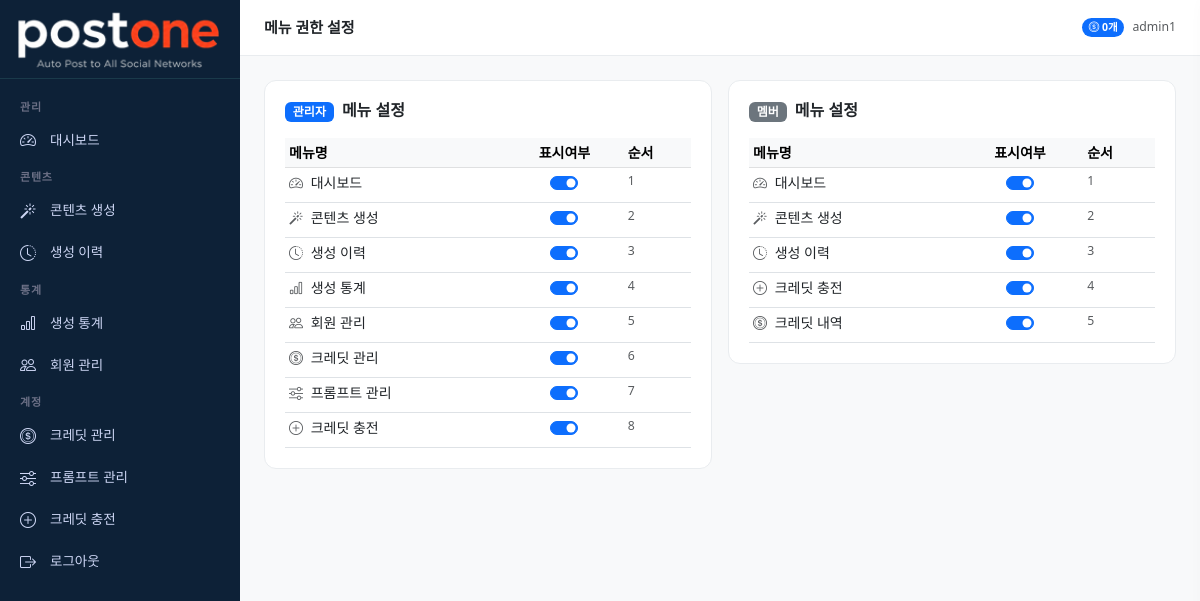
Page /menu-permission/ (signed in) on the committed database.
### accounts/models.py (models this page shows, shortened)
class MenuPermission(models.Model):
    ROLE_CHOICES = [
        ('admin', '관리자'),
        ('member', '멤버'),
    ]
    role = models.CharField(max_length=20, choices=ROLE_CHOICES)
    menu_key = models.CharField(max_length=50, verbose_name='메뉴 키')
    menu_label = models.CharField(max_length=50, verbose_name='메뉴명')
    icon = models.CharField(max_length=50, verbose_name='아이콘', blank=True)
    is_visible = models.BooleanField(default=True, verbose_name='표시여부')
    order = models.IntegerField(default=0, verbose_name='정렬순서')
    class Meta:
        verbose_name = '메뉴 권한'
        verbose_name_plural = '메뉴 권한 목록'
        ordering = ['role', 'order']
        unique_together = ['role', 'menu_key']

class User(AbstractUser):
    ROLE_CHOICES = [
        ('master', '마스터'),
        ('admin', '관리자'),
        ('member', '멤버'),
        ('free', '무료회원'),
    ]
    PLAN_CHOICES = [
        ('free', '무료'),
        ('starter', '스타터'),
        ('pro', '프로'),
        ('business', '비즈니스'),
    ]
    role = models.CharField(max_length=20, choices=ROLE_CHOICES, default='free')
    plan = models.CharField(max_length=20, choices=PLAN_CHOICES, default='free')
    phone = models.CharField(max_length=20, blank=True)
    company = models.CharField(max_length=100, blank=True)
    profile_image = models.ImageField(upload_to='profiles/', blank=True, null=True)
    created_at = models.DateTimeField(auto_now_add=True)
    updated_at = models.DateTimeField(auto_now=True)
    class Meta:
        verbose_name = '사용자'
        verbose_name_plural = '사용자 목록'

### credits/models.py (models this page shows, shortened)
class UserCredit(models.Model):
    user = models.OneToOneField(User, on_delete=models.CASCADE, related_name='credit')
    balance = models.IntegerField(default=0, verbose_name='잔여 크레딧')
    free_used_this_month = models.IntegerField(default=0, verbose_name='이번달 무료 사용')
    free_reset_date = models.DateField(null=True, blank=True, verbose_name='무료 초기화일')
    updated_at = models.DateTimeField(auto_now=True)
    class Meta:
        verbose_name = '사용자 크레딧'

### dashboard/views.py (the view)
# urls.py: path('menu-permission/', views.menu_permission, name='menu_permission'),
@login_required
def menu_permission(request):
    from accounts.models import MenuPermission
    admin_menus = MenuPermission.objects.filter(role='admin')
    member_menus = MenuPermission.objects.filter(role='member')
    return render(request, 'dashboard/menu_permission.html', {
        'admin_menus': admin_menus,
        'member_menus': member_menus,
    })

### dashboard/context_processors.py (called while the page is built)
def user_menus(request):
    if not request.user.is_authenticated:
        return {'user_menus': []}
    if request.user.role == 'master':
        return {'user_menus': []}
    role = request.user.role
    if role == 'free':
        role = 'member'
    menus = MenuPermission.objects.filter(
        role=role,
        is_visible=True
    )
    return {'user_menus': menus}

### templates/dashboard/menu_permission.html (shortened to what this page needs)
{% extends 'base/base.html' %}
{% block page_title %}메뉴 권한 설정{% endblock %}
{% block content %}
<div class="row g-3">
    <div class="col-12 col-lg-6">
        <div class="stat-card">
            <h6 class="fw-semibold mb-3">
                <span class="badge bg-primary me-1">관리자</span> 메뉴 설정
            </h6>
            <table class="table table-sm mb-0">
                <thead class="table-light">
                    <tr>
                        <th>메뉴명</th>
                        <th class="text-center">표시여부</th>
                        <th>순서</th>
                    </tr>
                </thead>
                <tbody>
                    {% for menu in admin_menus %}
                    <tr>
                        <td>
                            <i class="bi {{ menu.icon }} me-1 text-muted"></i>
                            {{ menu.menu_label }}
                        </td>
                        <td class="text-center">
                            <div class="form-check form-switch d-flex justify-content-center">
                                <input class="form-check-input" type="checkbox"
                                       {% if menu.is_visible %}checked{% endif %}
                                       onchange="toggleMenu({{ menu.pk }}, this.checked)">
                            </div>
                        </td>
                        <td class="text-muted small">{{ menu.order }}</td>
                    </tr>
                    {% endfor %}
                </tbody>
            </table>
        </div>
    </div>
    <div class="col-12 col-lg-6">
        <div class="stat-card">
            <h6 class="fw-semibold mb-3">
                <span class="badge bg-secondary me-1">멤버</span> 메뉴 설정
            </h6>
            <table class="table table-sm mb-0">
                <thead class="table-light">
                    <tr>
                        <th>메뉴명</th>
                        <th class="text-center">표시여부</th>
                        <th>순서</th>
                    </tr>
                </thead>
                <tbody>
                    {% for menu in member_menus %}
                    <tr>
                        <td>
                            <i class="bi {{ menu.icon }} me-1 text-muted"></i>
                            {{ menu.menu_label }}
                        </td>
                        <td class="text-center">
                            <div class="form-check form-switch d-flex justify-content-center">
                                <input class="form-check-input" type="checkbox"
                                       {% if menu.is_visible %}checked{% endif %}
                                       onchange="toggleMenu({{ menu.pk }}, this.checked)">
                            </div>
                        </td>
                        <td class="text-muted small">{{ menu.order }}</td>
                    </tr>
                    {% endfor %}
                </tbody>
            </table>
        </div>
    </div>
</div>
{% endblock %}

### templates/base/base.html (shortened to what this page needs)
{% load static %}
<!DOCTYPE html>
<html lang="ko">
<head>
    <link href="https://cdn.jsdelivr.net/npm/bootstrap@5.3.0/dist/css/bootstrap.min.css" rel="stylesheet">
    <link href="https://cdn.jsdelivr.net/npm/bootstrap-icons@1.11.0/font/bootstrap-icons.css" rel="stylesheet">
</head>
<body>
<aside class="sidebar" id="sidebar">
    <a href="{% url 'dashboard:index' %}" class="sidebar-brand">
        <img src="{% static 'images/logo.png' %}" alt="postone" style="width:205px; height:auto;">
    </a>
    <nav class="sidebar-menu">
        {% if user.role == 'master' %}
        <div class="sidebar-section">관리</div>
        <div class="sidebar-item">
            <a href="{% url 'dashboard:index' %}" class="{% if request.resolver_match.url_name == 'index' %}active{% endif %}">
                <i class="bi bi-speedometer2"></i> 대시보드
            </a>
        </div>
        <div class="sidebar-section">프롬프트 설정</div>
        <div class="sidebar-item">
            <a href="{% url 'dashboard:content_type_list' %}" class="{% if 'content_type' in request.resolver_match.url_name %}active{% endif %}">
                <i class="bi bi-grid-3x3-gap"></i> 콘텐츠 유형
            </a>
        </div>
        <div class="sidebar-item">
            <a href="{% url 'dashboard:channel_list' %}" class="{% if 'channel' in request.resolver_match.url_name %}active{% endif %}">
                <i class="bi bi-broadcast"></i> 채널 관리
            </a>
        </div>
        <div class="sidebar-item">
            <a href="{% url 'dashboard:prompt_list' %}" class="{% if 'prompt' in request.resolver_match.url_name %}active{% endif %}">
                <i class="bi bi-sliders"></i> 프롬프트 관리
            </a>
        </div>
        <div class="sidebar-item">
            <a href="{% url 'dashboard:user_list' %}" class="{% if 'user' in request.resolver_match.url_name %}active{% endif %}">
                <i class="bi bi-people"></i> 회원 관리
            </a>
        </div>
        <div class="sidebar-item">
            <a href="{% url 'dashboard:credit_list' %}" class="{% if 'credit' in request.resolver_match.url_name %}active{% endif %}">
                <i class="bi bi-coin"></i> 크레딧 관리
            </a>
        </div>
        <div class="sidebar-section">콘텐츠</div>
        <div class="sidebar-item">
            <a href="{% url 'dashboard:generate' %}" class="{% if 'generate' in request.resolver_match.url_name %}active{% endif %}">
                <i class="bi bi-magic"></i> 콘텐츠 생성
            </a>
        </div>
        <div class="sidebar-item">
            <a href="{% url 'dashboard:history' %}" class="{% if 'history' in request.resolver_match.url_name %}active{% endif %}">
                <i class="bi bi-clock-history"></i> 생성 이력
            </a>
        </div>
        <div class="sidebar-section">통계</div>
        <div class="sidebar-item">
            <a href="{% url 'dashboard:stats' %}" class="{% if 'stats' in request.resolver_match.url_name %}active{% endif %}">
                <i class="bi bi-bar-chart"></i> 생성 통계
            </a>
        </div>
        <div class="sidebar-section">계정</div>
        {% if not request.user.is_admin %}
        <div class="sidebar-item">
            <a href="{% url 'dashboard:credit_charge' %}">
                <i class="bi bi-plus-circle"></i> 크레딧 충전
            </a>
        </div>
        {% endif %}
        <div class="sidebar-item">
            <a href="{% url 'accounts:profile' %}">
                <i class="bi bi-person"></i> 내 정보
            </a>
        </div>
        <div class="sidebar-item">
            <a href="{% url 'dashboard:menu_permission' %}" class="{% if 'menu_permission' in request.resolver_match.url_name %}active{% endif %}">
                <i class="bi bi-gear"></i> 메뉴 권한 설정
            </a>
        </div>
        <div class="sidebar-item">
            <a href="{% url 'accounts:logout' %}">
                <i class="bi bi-box-arrow-right"></i> 로그아웃
            </a>
        </div>
        {% elif user.role == 'admin' %}
        {% for menu in user_menus %}
        {% if menu.is_visible %}
        {% if menu.order == 1 %}<div class="sidebar-section">관리</div>{% endif %}
        {% if menu.order == 2 %}<div class="sidebar-section">콘텐츠</div>{% endif %}
        {% if menu.order == 4 %}<div class="sidebar-section">통계</div>{% endif %}
        {% if menu.order == 6 %}<div class="sidebar-section">계정</div>{% endif %}
        <div class="sidebar-item">
            <a href="{% url 'dashboard:'|add:menu.menu_key %}"
               class="{% if menu.menu_key in request.resolver_match.url_name %}active{% endif %}">
                <i class="bi {{ menu.icon }}"></i> {{ menu.menu_label }}
            </a>
        </div>
        {% endif %}
        {% endfor %}
        <div class="sidebar-item">
            <a href="{% url 'accounts:logout' %}">
                <i class="bi bi-box-arrow-right"></i> 로그아웃
            </a>
        </div>
        {% endif %}
    </nav>
</aside>
<div class="main-wrapper">
    <div class="topbar">
        <span class="topbar-title">{% block page_title %}{% endblock %}</span>
        <div class="d-flex align-items-center gap-2">
            {% if user.credit %}
            <span class="badge bg-primary rounded-pill">
                <i class="bi bi-coin"></i> {{ user.credit.balance }}개
            </span>
            {% endif %}
            <span class="text-muted small">{{ user.username }}</span>
        </div>
    </div>
    <div class="main-content">
        {% block content %}{% endblock %}
    </div>
</div>
</body>
</html>

### templates/base/base.html (style rules this page uses)
:root { --sidebar-width: 240px; --header-height: 56px; --primary: #6366f1; --primary-dark: #4f46e5; }
body { background: #f8f9fa; font-size: 14px; }
.sidebar { position: fixed; top: 0; left: 0; width: var(--sidebar-width); height: 100vh; background: #0d2137; color: #cdd6f4; display: flex; flex-direction: column; z-index: 1000; overflow-y: auto; overflow-x: hidden; scrollbar-width: thin; scrollbar-color: #1a3a4a transparent; }
.sidebar-brand { padding: 8px 16px; border-bottom: 1px solid #1a3a4a; text-decoration: none; display: block; }
.sidebar-menu { padding: 12px 0; flex: 1; }
.sidebar-section { padding: 8px 20px 4px; font-size: 11px; font-weight: 600; color: #6c7086; text-transform: uppercase; letter-spacing: 0.8px; }
.sidebar-item a { display: flex; align-items: center; gap: 10px; padding: 9px 20px; color: #cdd6f4; text-decoration: none; font-size: 13.5px; transition: all 0.15s; }
.sidebar-item a i { font-size: 16px; width: 20px; }
.main-wrapper { margin-left: var(--sidebar-width); min-height: 100vh; }
.topbar { height: var(--header-height); background: #fff; border-bottom: 1px solid #e9ecef; display: flex; align-items: center; padding: 0 24px; gap: 12px; position: sticky; top: 0; z-index: 100; }
.topbar-title { font-weight: 600; font-size: 15px; flex: 1; }
.main-content { padding: 24px; }
.stat-card { background: #fff; border-radius: 12px; padding: 20px; border: 1px solid #e9ecef; }

### rows in the picture
MenuPermission: shows "관리", menu_label "대시보드", is_visible "☑", order "1"
MenuPermission: shows "콘텐츠", menu_label "콘텐츠 생성", is_visible "☑", order "2"
MenuPermission: menu_label "생성 이력", is_visible "☑", order "3"
MenuPermission: shows "통계", menu_label "생성 통계", is_visible "☑", order "4"
MenuPermission: menu_label "회원 관리", is_visible "☑", order "5"
MenuPermission: shows "계정", menu_label "크레딧 관리", is_visible "☑", order "6"
MenuPermission: menu_label "프롬프트 관리", is_visible "☑", order "7"
MenuPermission: menu_label "크레딧 충전", is_visible "☑", order "8"
User: credit.balance "0", username "admin1"
MenuPermission: menu_label "대시보드", is_visible "☑", order "1"
MenuPermission: menu_label "콘텐츠 생성", is_visible "☑", order "2"
MenuPermission: menu_label "생성 이력", is_visible "☑", order "3"
MenuPermission: menu_label "크레딧 충전", is_visible "☑", order "4"
MenuPermission: menu_label "크레딧 내역", is_visible "☑", order "5"
